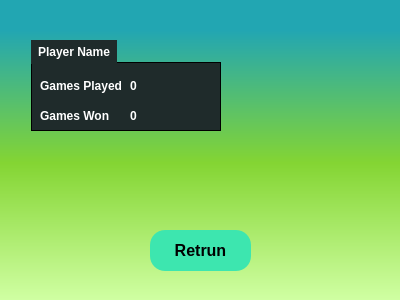
<?xml version="1.0" encoding="UTF-8"?>
<ui version="4.0">
 <class>Playerhistory</class>
 <widget class="QDialog" name="Playerhistory">
  <property name="geometry">
   <rect>
    <x>0</x>
    <y>0</y>
    <width>400</width>
    <height>300</height>
   </rect>
  </property>
  <property name="windowTitle">
   <string>Dialog</string>
  </property>
  <property name="styleSheet">
   <string notr="true">QWidget
{
	background-color: qlineargradient(spread:repeat, x1:1, y1:0, x2:1, y2:1, stop:0.100962 rgba(34, 166, 178, 255),stop:0.543269 rgba(132, 213, 51, 255),stop:1 rgba(208, 255, 163, 255));
	color: #ffffff;
	font-weight: bold;
	border-color: #051a39;
	selection-background-color: #3b7e48;

}</string>
  </property>
  <widget class="QPushButton" name="return_2">
   <property name="geometry">
    <rect>
     <x>150</x>
     <y>230</y>
     <width>101</width>
     <height>41</height>
    </rect>
   </property>
   <property name="font">
    <font>
     <family>Arial</family>
     <pointsize>12</pointsize>
     <bold>true</bold>
    </font>
   </property>
   <property name="styleSheet">
    <string notr="true">QPushButton
{
	background-color: #3de6af;
	color: #000000;
	border-style: solid;
	border-radius:15px;
	border-color: #000000;
	font-weight : bold;
	padding: 13px;

}


QPushButton::hover
{
	background-color: #3dffaf;
	color: #000000;
	border-style: solid;
	border-color: #000000;
	font-weight : bold;
	padding: 13px;

}


QPushButton::pressed
{
	background-color: #3dc8af;
	color: #000000;
	border-style: solid;
	border-color: #000000;
	font-weight : bold;
	padding: 13px;

}</string>
   </property>
   <property name="text">
    <string>Retrun</string>
   </property>
  </widget>
  <widget class="QGroupBox" name="groupBox">
   <property name="geometry">
    <rect>
     <x>30</x>
     <y>40</y>
     <width>191</width>
     <height>91</height>
    </rect>
   </property>
   <property name="styleSheet">
    <string notr="true">QGroupBox 
{
	background-color: #1f2b2b;
    border: 1px inset #000;
    margin-top: 22px;
	margin-left: 1px;

}


QGroupBox::title  
{
    background-color: #1f2b2b;
    color: #ffffff;
    subcontrol-origin: margin;
    subcontrol-position: top left;
	margin-left: 1px;
    padding: 5px;

}


QGroupBox::title::disabled
{
	background-color: #404040;
	color: #656565;

}</string>
   </property>
   <property name="title">
    <string>Player Name</string>
   </property>
   <widget class="QLabel" name="label">
    <property name="geometry">
     <rect>
      <x>10</x>
      <y>60</y>
      <width>81</width>
      <height>31</height>
     </rect>
    </property>
    <property name="styleSheet">
     <string notr="true">QLabel
{
	background-color: transparent;
	color: #ffffff;

}


QLabel::disabled
{
	background-color: transparent;
	color: #656565;

}</string>
    </property>
    <property name="text">
     <string>Games Won</string>
    </property>
   </widget>
   <widget class="QLabel" name="label_2">
    <property name="geometry">
     <rect>
      <x>10</x>
      <y>30</y>
      <width>81</width>
      <height>31</height>
     </rect>
    </property>
    <property name="styleSheet">
     <string notr="true">QLabel
{
	background-color: transparent;
	color: #ffffff;

}


QLabel::disabled
{
	background-color: transparent;
	color: #656565;

}</string>
    </property>
    <property name="text">
     <string>Games Played</string>
    </property>
   </widget>
   <widget class="QLabel" name="label_3">
    <property name="geometry">
     <rect>
      <x>100</x>
      <y>30</y>
      <width>81</width>
      <height>31</height>
     </rect>
    </property>
    <property name="styleSheet">
     <string notr="true">QLabel
{
	background-color: transparent;
	color: #ffffff;

}


QLabel::disabled
{
	background-color: transparent;
	color: #656565;

}</string>
    </property>
    <property name="text">
     <string>0</string>
    </property>
   </widget>
   <widget class="QLabel" name="label_4">
    <property name="geometry">
     <rect>
      <x>100</x>
      <y>60</y>
      <width>81</width>
      <height>31</height>
     </rect>
    </property>
    <property name="styleSheet">
     <string notr="true">QLabel
{
	background-color: transparent;
	color: #ffffff;

}


QLabel::disabled
{
	background-color: transparent;
	color: #656565;

}</string>
    </property>
    <property name="text">
     <string>0</string>
    </property>
   </widget>
  </widget>
 </widget>
 <resources/>
 <connections/>
</ui>
